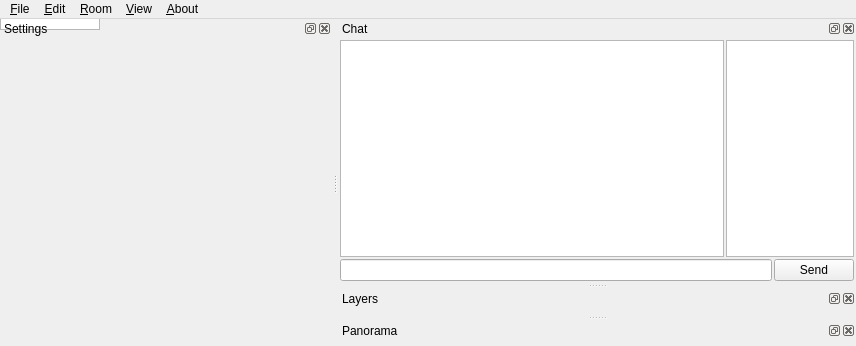
<?xml version="1.0" encoding="UTF-8"?>
<ui version="4.0">
 <class>MainWindow</class>
 <widget class="QMainWindow" name="MainWindow">
  <property name="geometry">
   <rect>
    <x>0</x>
    <y>0</y>
    <width>856</width>
    <height>346</height>
   </rect>
  </property>
  <property name="windowTitle">
   <string>Mr.Paint</string>
  </property>
  <widget class="CanvasContainer" name="centralWidget">
   <widget class="Canvas" name="canvas" native="true"/>
  </widget>
  <widget class="QDockWidget" name="dockWidget">
   <property name="windowTitle">
    <string>Settings</string>
   </property>
   <attribute name="dockWidgetArea">
    <number>1</number>
   </attribute>
   <widget class="QWidget" name="dockWidgetContents">
    <layout class="QVBoxLayout" name="verticalLayout_4">
     <property name="spacing">
      <number>2</number>
     </property>
     <property name="leftMargin">
      <number>2</number>
     </property>
     <property name="topMargin">
      <number>2</number>
     </property>
     <property name="rightMargin">
      <number>2</number>
     </property>
     <property name="bottomMargin">
      <number>2</number>
     </property>
     <item>
      <widget class="ColorBox" name="colorBox" native="true"/>
     </item>
     <item>
      <widget class="ColorGrid" name="colorGrid" native="true"/>
     </item>
     <item>
      <spacer name="verticalSpacer_2">
       <property name="orientation">
        <enum>Qt::Vertical</enum>
       </property>
       <property name="sizeHint" stdset="0">
        <size>
         <width>0</width>
         <height>0</height>
        </size>
       </property>
      </spacer>
     </item>
    </layout>
   </widget>
  </widget>
  <widget class="QDockWidget" name="dockWidget_2">
   <property name="windowTitle">
    <string>Chat</string>
   </property>
   <attribute name="dockWidgetArea">
    <number>2</number>
   </attribute>
   <widget class="QWidget" name="dockWidgetContents_2">
    <layout class="QGridLayout" name="gridLayout">
     <property name="leftMargin">
      <number>2</number>
     </property>
     <property name="topMargin">
      <number>2</number>
     </property>
     <property name="rightMargin">
      <number>2</number>
     </property>
     <property name="bottomMargin">
      <number>2</number>
     </property>
     <property name="spacing">
      <number>2</number>
     </property>
     <item row="0" column="0">
      <widget class="QTextEdit" name="textEdit">
       <property name="sizePolicy">
        <sizepolicy hsizetype="Expanding" vsizetype="Expanding">
         <horstretch>3</horstretch>
         <verstretch>0</verstretch>
        </sizepolicy>
       </property>
       <property name="readOnly">
        <bool>true</bool>
       </property>
       <property name="textInteractionFlags">
        <set>Qt::LinksAccessibleByKeyboard|Qt::LinksAccessibleByMouse|Qt::TextBrowserInteraction|Qt::TextSelectableByKeyboard|Qt::TextSelectableByMouse</set>
       </property>
      </widget>
     </item>
     <item row="0" column="1">
      <widget class="MemberListWidget" name="memberList">
       <property name="sizePolicy">
        <sizepolicy hsizetype="Expanding" vsizetype="Expanding">
         <horstretch>1</horstretch>
         <verstretch>0</verstretch>
        </sizepolicy>
       </property>
      </widget>
     </item>
     <item row="1" column="0" colspan="2">
      <layout class="QHBoxLayout" name="horizontalLayout">
       <property name="spacing">
        <number>2</number>
       </property>
       <item>
        <widget class="QLineEdit" name="lineEdit">
         <property name="sizePolicy">
          <sizepolicy hsizetype="Expanding" vsizetype="Fixed">
           <horstretch>1</horstretch>
           <verstretch>0</verstretch>
          </sizepolicy>
         </property>
        </widget>
       </item>
       <item>
        <widget class="QPushButton" name="pushButton">
         <property name="text">
          <string>Send</string>
         </property>
        </widget>
       </item>
      </layout>
     </item>
    </layout>
   </widget>
  </widget>
  <widget class="QDockWidget" name="dockWidget_3">
   <property name="windowTitle">
    <string>Layers</string>
   </property>
   <attribute name="dockWidgetArea">
    <number>2</number>
   </attribute>
   <widget class="QWidget" name="dockWidgetContents_3">
    <layout class="QVBoxLayout" name="verticalLayout_2">
     <property name="spacing">
      <number>2</number>
     </property>
     <property name="leftMargin">
      <number>2</number>
     </property>
     <property name="topMargin">
      <number>2</number>
     </property>
     <property name="rightMargin">
      <number>2</number>
     </property>
     <property name="bottomMargin">
      <number>2</number>
     </property>
     <item>
      <widget class="LayerWidget" name="layerWidget" native="true"/>
     </item>
    </layout>
   </widget>
  </widget>
  <widget class="QMenuBar" name="menuBar">
   <property name="geometry">
    <rect>
     <x>0</x>
     <y>0</y>
     <width>856</width>
     <height>23</height>
    </rect>
   </property>
   <widget class="QMenu" name="menu_File">
    <property name="title">
     <string>&amp;File</string>
    </property>
    <widget class="QMenu" name="menuExport">
     <property name="title">
      <string>Export...</string>
     </property>
     <addaction name="actionExport_Visiable"/>
     <addaction name="actionExport_All"/>
     <addaction name="actionExport_Visible_To_ClipBorad"/>
     <addaction name="actionExport_All_To_Clipboard"/>
    </widget>
    <addaction name="menuExport"/>
    <addaction name="action_Quit"/>
   </widget>
   <widget class="QMenu" name="menu_Edit">
    <property name="title">
     <string>&amp;Edit</string>
    </property>
    <addaction name="actionNothing_Here"/>
   </widget>
   <widget class="QMenu" name="menu_About">
    <property name="title">
     <string>&amp;About</string>
    </property>
    <addaction name="action_About_Mr_Paint"/>
    <addaction name="actionAbout_Qt"/>
   </widget>
   <widget class="QMenu" name="menu_View">
    <property name="title">
     <string>&amp;View</string>
    </property>
    <addaction name="actionReset_View"/>
   </widget>
   <widget class="QMenu" name="menu_Room">
    <property name="title">
     <string>&amp;Room</string>
    </property>
    <widget class="QMenu" name="menuClear_Canvas">
     <property name="title">
      <string>Clear Canvas</string>
     </property>
     <addaction name="actionAll_Layers"/>
    </widget>
    <addaction name="menuClear_Canvas"/>
    <addaction name="actionClose_Room"/>
   </widget>
   <addaction name="menu_File"/>
   <addaction name="menu_Edit"/>
   <addaction name="menu_Room"/>
   <addaction name="menu_View"/>
   <addaction name="menu_About"/>
  </widget>
  <widget class="QDockWidget" name="dockWidget_4">
   <property name="windowTitle">
    <string>Panorama</string>
   </property>
   <attribute name="dockWidgetArea">
    <number>2</number>
   </attribute>
   <widget class="QWidget" name="panoramaContents">
    <layout class="QVBoxLayout" name="panoramaLayout">
     <property name="spacing">
      <number>2</number>
     </property>
     <property name="leftMargin">
      <number>2</number>
     </property>
     <property name="topMargin">
      <number>2</number>
     </property>
     <property name="rightMargin">
      <number>2</number>
     </property>
     <property name="bottomMargin">
      <number>2</number>
     </property>
     <item>
      <widget class="PanoramaWidget" name="panorama" native="true">
       <property name="sizePolicy">
        <sizepolicy hsizetype="Expanding" vsizetype="Expanding">
         <horstretch>1</horstretch>
         <verstretch>1</verstretch>
        </sizepolicy>
       </property>
      </widget>
     </item>
    </layout>
   </widget>
  </widget>
  <action name="actionExport_All">
   <property name="text">
    <string>Export All to File</string>
   </property>
  </action>
  <action name="actionExport_Visiable">
   <property name="text">
    <string>Export Visible To File</string>
   </property>
  </action>
  <action name="action_Quit">
   <property name="text">
    <string>&amp;Quit</string>
   </property>
  </action>
  <action name="action_About_Mr_Paint">
   <property name="text">
    <string>About Mr.Paint</string>
   </property>
  </action>
  <action name="actionAbout_Qt">
   <property name="text">
    <string>About Qt</string>
   </property>
  </action>
  <action name="actionExport_Visible_To_ClipBorad">
   <property name="text">
    <string>Export Visible To ClipBorad</string>
   </property>
  </action>
  <action name="actionExport_All_To_Clipboard">
   <property name="text">
    <string>Export All To Clipboard</string>
   </property>
  </action>
  <action name="actionReset_View">
   <property name="text">
    <string>Reset View</string>
   </property>
  </action>
  <action name="actionNothing_Here">
   <property name="text">
    <string>Nothing Here</string>
   </property>
  </action>
  <action name="actionEnglish">
   <property name="checkable">
    <bool>true</bool>
   </property>
   <property name="text">
    <string>English</string>
   </property>
  </action>
  <action name="actionSimplified_Chinese">
   <property name="checkable">
    <bool>true</bool>
   </property>
   <property name="text">
    <string>Simplified Chinese</string>
   </property>
  </action>
  <action name="actionTraditional_Chinese">
   <property name="checkable">
    <bool>true</bool>
   </property>
   <property name="text">
    <string>Traditional Chinese</string>
   </property>
  </action>
  <action name="actionClose_Room">
   <property name="text">
    <string>Close Room</string>
   </property>
  </action>
  <action name="actionAll_Layers">
   <property name="text">
    <string>All Layers</string>
   </property>
  </action>
 </widget>
 <layoutdefault spacing="6" margin="11"/>
 <customwidgets>
  <customwidget>
   <class>Canvas</class>
   <extends>QWidget</extends>
   <header>canvas.h</header>
   <container>1</container>
  </customwidget>
  <customwidget>
   <class>ColorGrid</class>
   <extends>QWidget</extends>
   <header>colorgrid.h</header>
   <container>1</container>
  </customwidget>
  <customwidget>
   <class>LayerWidget</class>
   <extends>QWidget</extends>
   <header>layerwidget.h</header>
   <container>1</container>
  </customwidget>
  <customwidget>
   <class>ColorBox</class>
   <extends>QWidget</extends>
   <header>colorbox.h</header>
   <container>1</container>
  </customwidget>
  <customwidget>
   <class>PanoramaWidget</class>
   <extends>QWidget</extends>
   <header>panoramawidget.h</header>
   <container>1</container>
  </customwidget>
  <customwidget>
   <class>CanvasContainer</class>
   <extends>QGraphicsView</extends>
   <header>canvascontainer.h</header>
  </customwidget>
  <customwidget>
   <class>MemberListWidget</class>
   <extends>QListWidget</extends>
   <header>memberlistwidget.h</header>
  </customwidget>
 </customwidgets>
 <resources/>
 <connections/>
</ui>
